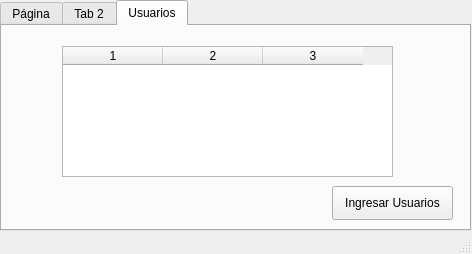
<?xml version="1.0" encoding="UTF-8"?>
<ui version="4.0">
 <class>MainWindow</class>
 <widget class="QMainWindow" name="MainWindow">
  <property name="geometry">
   <rect>
    <x>0</x>
    <y>0</y>
    <width>472</width>
    <height>254</height>
   </rect>
  </property>
  <property name="windowTitle">
   <string>MainWindow</string>
  </property>
  <widget class="QWidget" name="centralwidget">
   <widget class="QTabWidget" name="tabWidget">
    <property name="geometry">
     <rect>
      <x>0</x>
      <y>0</y>
      <width>471</width>
      <height>231</height>
     </rect>
    </property>
    <property name="currentIndex">
     <number>2</number>
    </property>
    <widget class="QWidget" name="tab_3">
     <attribute name="title">
      <string>Página</string>
     </attribute>
    </widget>
    <widget class="QWidget" name="tab_2">
     <attribute name="title">
      <string>Tab 2</string>
     </attribute>
    </widget>
    <widget class="QWidget" name="tab">
     <attribute name="title">
      <string>Usuarios</string>
     </attribute>
     <widget class="QPushButton" name="ingresar_usuarios">
      <property name="geometry">
       <rect>
        <x>330</x>
        <y>160</y>
        <width>121</width>
        <height>34</height>
       </rect>
      </property>
      <property name="text">
       <string>Ingresar Usuarios</string>
      </property>
     </widget>
     <widget class="QTableWidget" name="tabla_usuarios">
      <property name="geometry">
       <rect>
        <x>60</x>
        <y>20</y>
        <width>331</width>
        <height>131</height>
       </rect>
      </property>
      <property name="rowCount">
       <number>0</number>
      </property>
      <property name="columnCount">
       <number>3</number>
      </property>
      <column/>
      <column/>
      <column/>
     </widget>
    </widget>
   </widget>
  </widget>
  <widget class="QStatusBar" name="statusbar"/>
  <action name="actionIngresar_Usuarios_2">
   <property name="text">
    <string>Ingresar Usuarios</string>
   </property>
  </action>
  <action name="actionConsultar_Usuarios">
   <property name="text">
    <string>Consultar Usuarios</string>
   </property>
  </action>
 </widget>
 <resources/>
 <connections/>
</ui>
